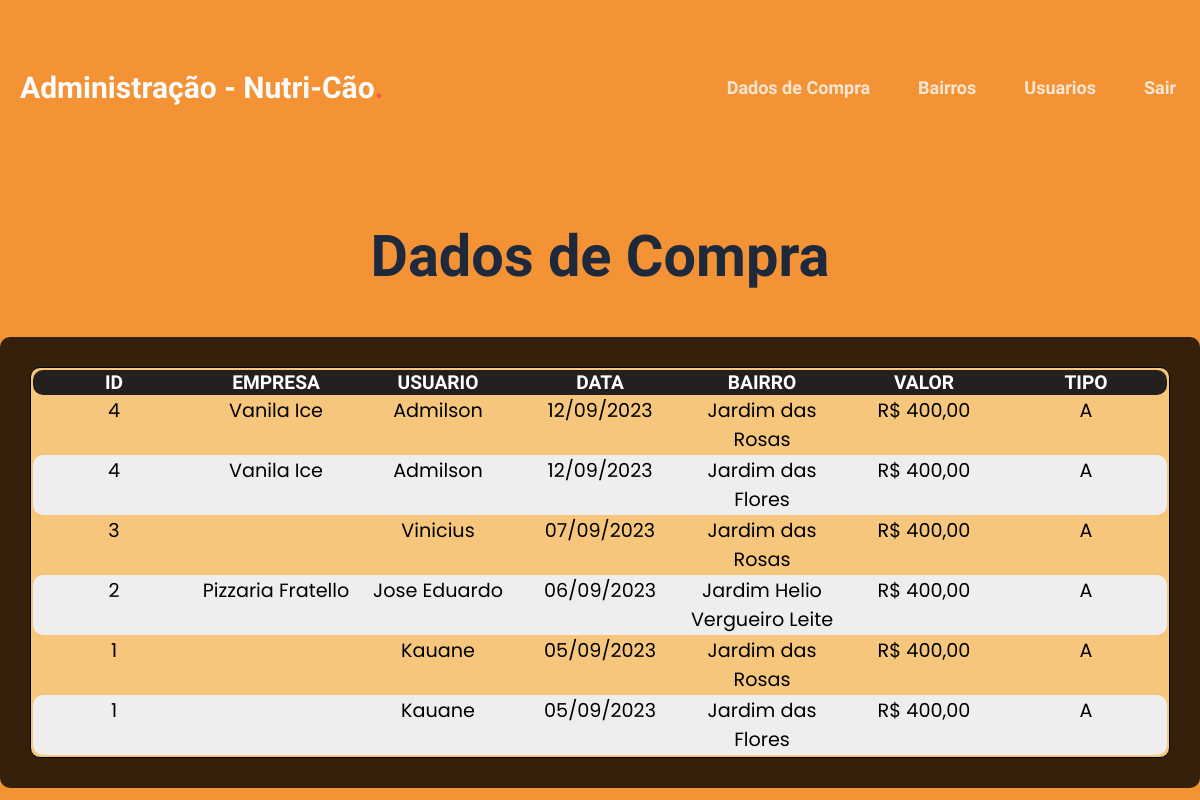
Before: /admin/ (signed in) with the older database file.
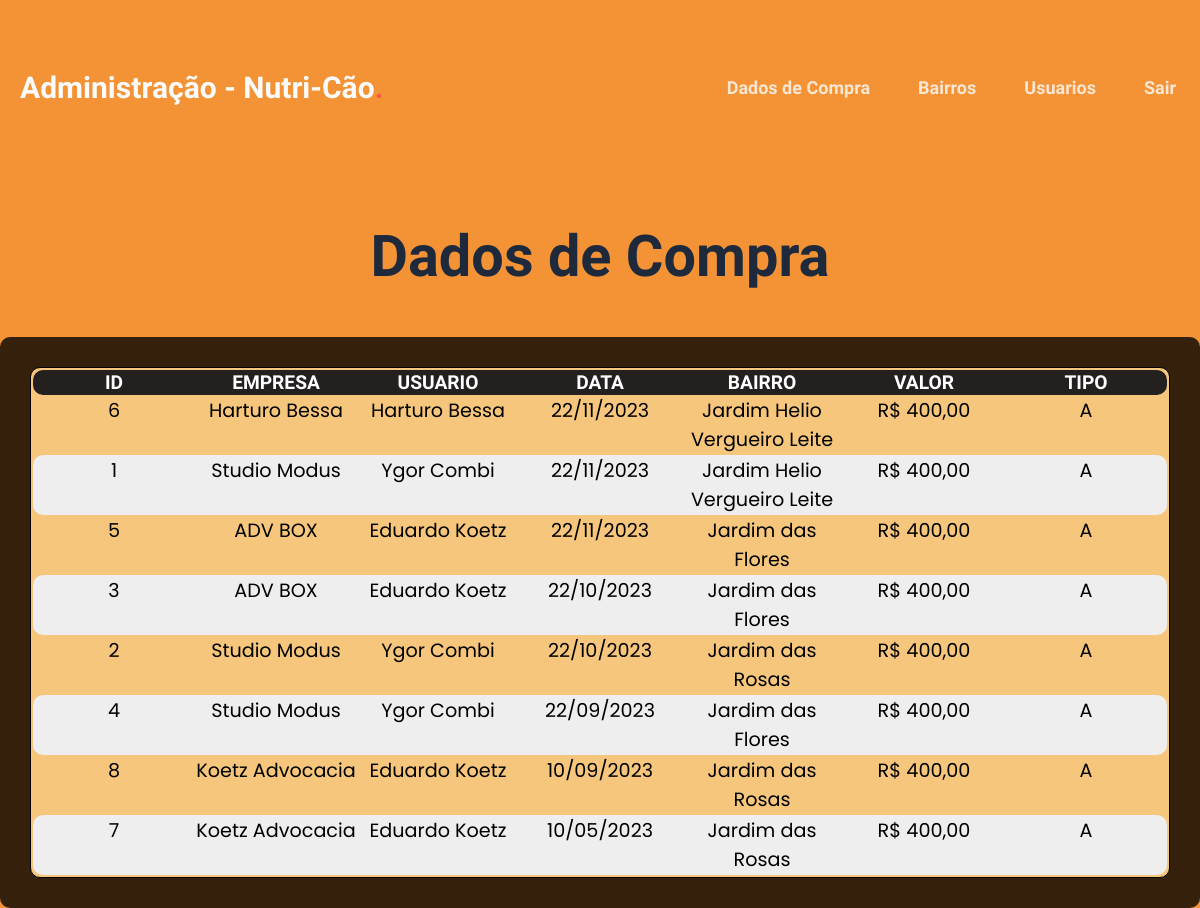
After: the same page with the newer database file.
### tables this page shows
CREATE TABLE IF NOT EXISTS `venda` (
  `id` int(11) NOT NULL AUTO_INCREMENT,
  `fk_usuario_id` int(11) NOT NULL,
  `data` datetime NOT NULL DEFAULT current_timestamp(),
  PRIMARY KEY (`id`) USING BTREE,
  KEY `FK_venda_usuario` (`fk_usuario_id`),
  CONSTRAINT `FK_venda_usuario` FOREIGN KEY (`fk_usuario_id`) REFERENCES `usuario` (`id`)
);

CREATE TABLE IF NOT EXISTS `usuario` (
  `id` int(11) NOT NULL AUTO_INCREMENT,
  `nome_razao` varchar(100) NOT NULL DEFAULT '',
  `nivel` char(1) DEFAULT 'U',
  `nome_fantasia` varchar(60) DEFAULT NULL,
  `email` varchar(60) NOT NULL DEFAULT '',
  `senha` varchar(128) NOT NULL DEFAULT '',
  `telefone` varchar(20) DEFAULT '',
  `cpf_cnpj` varchar(14) DEFAULT NULL,
  `endereco` varchar(60) DEFAULT NULL,
  `cidade` varchar(60) DEFAULT NULL,
  `logo` text DEFAULT NULL,
  `divulgar` char(1) NOT NULL DEFAULT 'S',
  `ativo` char(1) NOT NULL DEFAULT 'S',
  `data` datetime NOT NULL DEFAULT current_timestamp(),
  `descricao` text NOT NULL,
  PRIMARY KEY (`id`)
);

CREATE TABLE IF NOT EXISTS `produto` (
  `id` int(11) NOT NULL AUTO_INCREMENT,
  `bairro` varchar(60) DEFAULT NULL,
  `valor` decimal(10,2) DEFAULT NULL,
  `foto` text DEFAULT '',
  `descricao` text DEFAULT NULL,
  `tipo` char(1) DEFAULT NULL COMMENT 'A-Alimentador | R-Ração',
  PRIMARY KEY (`id`) USING BTREE
);

### admin/paginas/dados-compra.php (the view, shortened to what this page needs)
<h1>  <span style="color:#1e293b;"> Dados de Compra </span> </h1>
<section id="tabela" class="container">
    <table>
        <tr class="table-header">
        <th class="header__item filter__link">ID</th>
        <th class="header__item filter__link">Empresa</th>
        <th class="header__item filter__link">Usuario</th>
        <th class="header__item filter__link">Data</th>
        <th class="header__item filter__link">Bairro</th>
        <th class="header__item filter__link">Valor</th>
        <th class="header__item filter__link">Tipo</th>
</tr>
        <?php
        $produto = "SELECT venda.id, usuario.nome_fantasia, usuario.nome_razao, venda.data, produto.bairro, produto.valor, produto.tipo  FROM venda
        LEFT OUTER JOIN detalhe_venda ON (venda.id=detalhe_venda.fk_venda_id)
        LEFT OUTER JOIN produto ON (detalhe_venda.fk_produto_id=produto.id)
                JOIN usuario ON (venda.fk_usuario_id=usuario.id)
        WHERE venda.fk_usuario_id
        ORDER BY venda.`data` DESC;";
        $resulta = $conexao->query($produto);
        if ($resulta->num_rows > 0) {
            while($row = $resulta->fetch_assoc()) {
                echo "<tr class='table-row'>";
                $data = date_create($row['data']);
                $data = $data->format('d/m/Y');
                echo "<td class='table-data'>" . $row['id'] . "</td>";
                echo "<td class='table-data'>" . $row['nome_fantasia'] . "</td>";
                echo "<td class='table-data'>" . $row['nome_razao'] . "</td>";
                echo "<td class='table-data'>" . $data . "</td>";
                echo "<td class='table-data'>" . $row['bairro'] . "</td>";
                echo " <td class='table-data'>R$ " . number_format($row['valor'], 2, ',', '.') . "</td>";
                echo "<td class='table-data'>" . $row['tipo'] . "</td>";
                echo "</tr>";
            }
        }
        ?>
    </table>
    </section>

Changed rows visible on the page:
no longer on one of the page's lists (row edited): venda: id "1", fk_usuario.nome_razao "Kauane", data "05/09/2023", produto.bairro "Jardim das Flores", produto.valor "400,00", produto.tipo "A"
no longer on one of the page's lists (row edited): venda: id "4", fk_usuario.nome_fantasia "Vanila Ice", fk_usuario.nome_razao "Admilson", data "12/09/2023", produto.bairro "Jardim das Flores", produto.valor "400,00", produto.tipo "A"
added venda: id "6", fk_usuario.nome_fantasia "Harturo Bessa", fk_usuario.nome_razao "Harturo Bessa", data "22/11/2023", produto.bairro "Jardim Helio Vergueiro Leite", produto.valor "400,00", produto.tipo "A"
changed venda id 1: fk_usuario.nome_fantasia (not shown) → "Studio Modus"; fk_usuario.nome_razao "Kauane" → "Ygor Combi"; data "05/09/2023" → "22/11/2023"; produto.bairro "Jardim das Rosas" → "Jardim Helio Vergueiro Leite"; moves up the list
added venda: id "5", fk_usuario.nome_fantasia "ADV BOX", fk_usuario.nome_razao "Eduardo Koetz", data "22/11/2023", produto.bairro "Jardim das Flores", produto.valor "400,00", produto.tipo "A"
changed venda id 3: fk_usuario.nome_fantasia (not shown) → "ADV BOX"; fk_usuario.nome_razao "Vinicius" → "Eduardo Koetz"; data "07/09/2023" → "22/10/2023"; produto.bairro "Jardim das Rosas" → "Jardim das Flores"
changed venda id 2: fk_usuario.nome_fantasia "Pizzaria Fratello" → "Studio Modus"; fk_usuario.nome_razao "Jose Eduardo" → "Ygor Combi"; data "06/09/2023" → "22/10/2023"; produto.bairro "Jardim Helio Vergueiro Leite" → "Jardim das Rosas"
changed venda id 4: fk_usuario.nome_fantasia "Vanila Ice" → "Studio Modus"; fk_usuario.nome_razao "Admilson" → "Ygor Combi"; data "12/09/2023" → "22/09/2023"; produto.bairro "Jardim das Rosas" → "Jardim das Flores"; moves down the list
added venda: id "8", fk_usuario.nome_fantasia "Koetz Advocacia", fk_usuario.nome_razao "Eduardo Koetz", data "10/09/2023", produto.bairro "Jardim das Rosas", produto.valor "400,00", produto.tipo "A"
added venda: id "7", fk_usuario.nome_fantasia "Koetz Advocacia", fk_usuario.nome_razao "Eduardo Koetz", data "10/05/2023", produto.bairro "Jardim das Rosas", produto.valor "400,00", produto.tipo "A"
